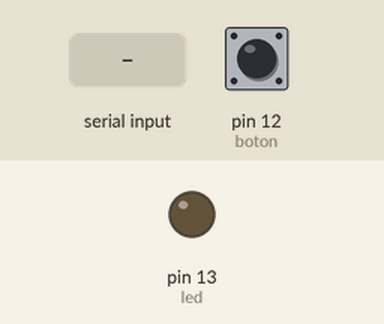
Recording of a sketch running on a simulated Arduino Uno, built with avr-gcc and run on an emulated ATmega328P. Parts: output pins drawn as LEDs (lit = HIGH). The test bench sets the inputs (shaded band); at power-on: pin 12 (boton) LOW. What the sketch prints to the serial monitor is not drawn.

Above: at 1.2 s.
1.3 s: "1" received over Serial
At 2.5 s:
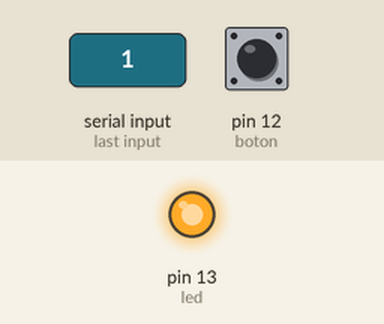
2.8 s: "0" received over Serial
At 3.7 s:
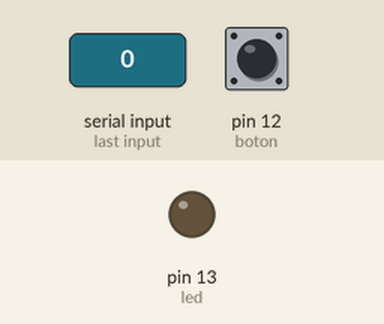
Timing chart, 0 to 5.8 s (numbered marks = the images above; inputs shaded):
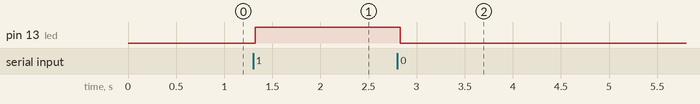

Measured:
- after the input at 1.3 s, pin 13 (led): LOW → HIGH at once
- after the input at 2.8 s, pin 13 (led): HIGH → LOW at once

The sketch:

Com_serie_ino.ino
```cpp
//Programa de comunicación bilateral Arduino-Visual Basic 6.0
//Mediante un pulsador enviamos información a visual y desde visual
//dependiendo del estado de ese pulsador mandamos una orden a arduino
//para encender un lez o apagarlo.
//Programa realizado por Regata

int boton=12; //pulsador conectado en pin 12
int led=13;   //led conectado en pin 13

void setup()
{
  Serial.begin(9600); //Configuración de puerto serie
  pinMode(led,OUTPUT); //Indicamos led como salida
  pinMode(boton,INPUT); //NOTA: no hace falta indicar el pulsador como entrada
}

void loop()
{
/*  int estado = digitalRead(boton);
  if(estado==0)
  {
    Serial.println("Botón pulsado");
    digitalWrite(led,HIGH);
  }
  else
  {
    Serial.println("Botón suelto");
    digitalWrite(led,LOW);
  }*/
  Serial.print(digitalRead(boton),DEC); //Enviamos por puerto serie el
  //estado del pulsador hacia VB

  if (Serial.available())  //Comprobamos si hay datos desde VB hacia Arduino
  {
    byte dato; //Variable donde guardaremos el dato recibido por puerto serie
    dato=Serial.read();  //Guardamos el dato recibido
    switch(dato)
    {
      case '0': //Apagamos el led si recibimos '0' por puerto serie
        digitalWrite(led,LOW);
        break;
      case '1': //Encendemos el led si recibimos '1' por puerto serie
        digitalWrite(led,HIGH);
        break;
    }
  }
  delay(30);
}
```
